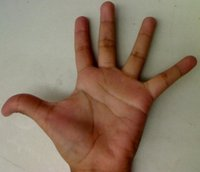
#> input picture Histograms/img2.jpg, 200 x 172 px, given in place of dog.jpg, which was not available
$ jupyter execute pyramids.ipynb
#> lines starting #> are read from the running program, lines starting #| are printed output that depends on the picture; pictures that were not available may be replaced by others from this repository, and a replacement may not be noted
[cell 1]
import sys
import cv2 as cv

def main(argv):
    print("""
    Zoom In-Out demo
    ------------------
    * [i] -> Zoom [i]n
    * [o] -> Zoom [o]ut
    * [ESC] -> Close program
    """)

    filename = argv[0] if len(argv) > 0 else 'chicky_512.png'

    # Load the image
    src = cv.imread(cv.samples.findFile(filename))
#> src is the input picture: shape (172, 200, 3); mean B, G, R 101.1, 120.5, 140.6

    # Check if image is loaded fine
    if src is None:
        print ('Error opening image!')
        print ('Usage: pyramids.py [image_name -- default ../data/chicky_512.png] \n')
        return -1

    while 1:
        rows, cols, _channels = map(int, src.shape)
#> rows = 172; cols = 200

        cv.imshow('Pyramids Demo', src)

        k = cv.waitKey(0)
#> (key Esc is pressed here)

        if k == 27:
            break

        elif chr(k) == 'i':
            src = cv.pyrUp(src, dstsize=(2 * cols, 2 * rows))
            print ('** Zoom In: Image x 2')

        elif chr(k) == 'o':
            src = cv.pyrDown(src, dstsize=(cols // 2, rows // 2))
            print ('** Zoom Out: Image / 2')

    cv.destroyAllWindows()
    return 0

if __name__ == "__main__":
    main(['dog.jpg'])

[cell 2]
import cv2
import matplotlib.pyplot as plt

img = cv2.imread("dog.jpg")

layer = img.copy()

for i in range(4):
    plt.subplot(2, 2, i + 1)
    layer = cv2.pyrDown(layer)

    plt.imshow(layer)
    cv2.imshow("str(i)", layer)
    cv2.waitKey(0)
#> this loop made 4 passes
#> pass 2, `layer = cv2.pyrDown(layer)`:
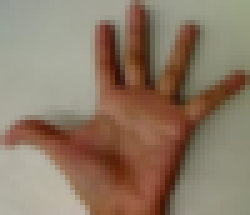
#> layer: shape (43, 50, 3) (shown 5 times larger); mean B, G, R 101.6, 120.8, 140.8
#> pass 3, `layer = cv2.pyrDown(layer)`:
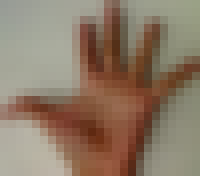
#> layer: shape (22, 25, 3) (shown 8 times larger); mean B, G, R 102.5, 121.6, 141.4


cv2.destroyAllWindows()
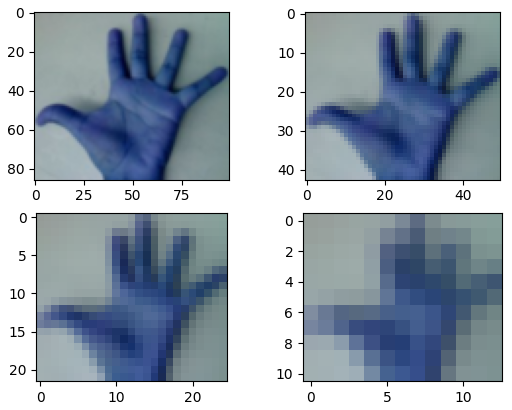
#> figure drawn by matplotlib, 4 panels; B, G, R data is drawn as R, G, B

$ run again, on Histograms/img3.jpg
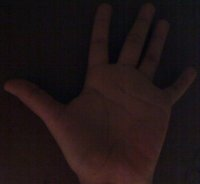
#> input picture Histograms/img3.jpg, 200 x 184 px, given in place of dog.jpg, which was not available
#> in main, src is the input picture: shape (184, 200, 3); mean B, G, R 21.5, 21.1, 32.2
#> `[cell 2] import cv2 import matplotlib.pyplot as plt  img = cv2.imread(..`:
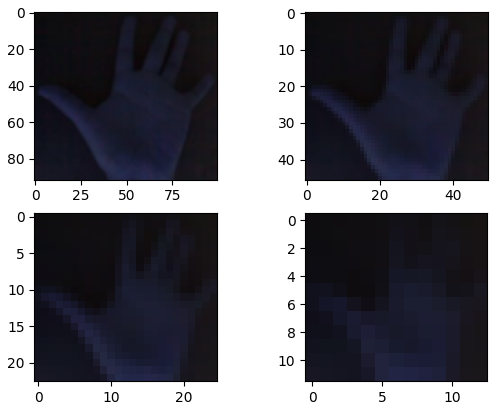
#> figure drawn by matplotlib, 4 panels; B, G, R data is drawn as R, G, B
